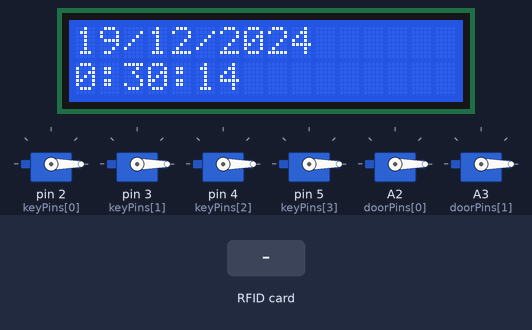
Simulated run of this sketch. Board: Arduino Uno, built with avr-gcc and run on an emulated ATmega328P. On the bench: 16×2 character LCD, 6 × servo. Inputs (shaded band) come from the test bench. The local clock reads 2024-03-15 10:24:30 at power-on unless the sketch sets it; EEPROM starts erased; what the sketch prints to the serial monitor is not drawn.

Above: at 1.3 s.
1.4 s: RFID card DE 96 37 03 held to the reader
At 3.2 s:
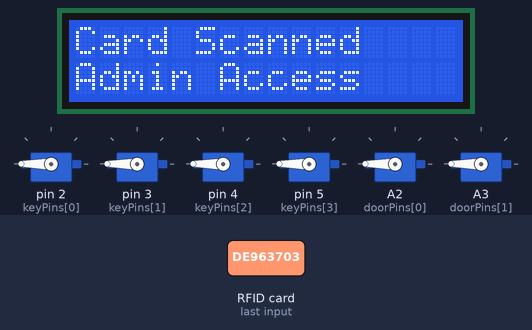
At 7.6 s:
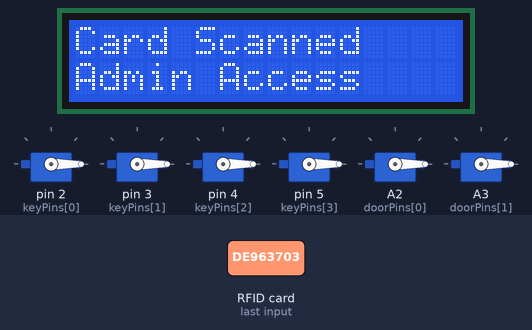
7.7 s: RFID card 3D 27 BB 02 held to the reader
At 11.2 s:
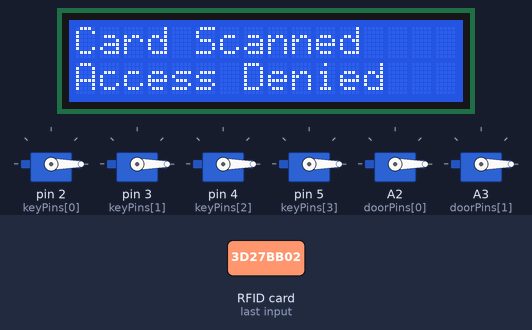
11.7 s: RFID card 5E 7A 19 C4 held to the reader
Timing chart, 0 to 14.7 s (numbered marks = the images above; inputs shaded):
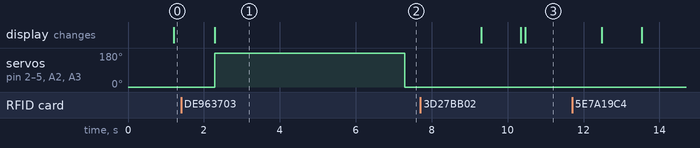

Measured:
- after the input at 1.4 s, servo on pin 2 (keyPins[0]), servo on pin 3 (keyPins[1]), servo on pin 4 (keyPins[2]), servo on pin 5 (keyPins[3]), servo on A2 (doorPins[0]), servo on A3 (doorPins[1]): 0° → 180° after 0.89 s, → 0° 5.0 s later; the display: changes after 0.89 s (image 1)
- after the input at 7.7 s, the display: first differs from a run without the input after 2.6 s (image 3 shows a later state)

The sketch:

sketch_dec19a.ino
```cpp
#include <virtuabotixRTC.h>
#include <LiquidCrystal_I2C.h>
#include <MFRC522.h>
#include <Servo.h>
#include <EEPROM.h>

#define I2C_ADDR 0x27 //LCD i2c stuff
#define BACKLIGHT_PIN 3
#define En_pin 2
#define Rw_pin 1
#define Rs_pin 0
#define D4_pin 4
#define D5_pin 5
#define D6_pin 6
#define D7_pin 7

#define RST_PIN 9
#define SS_PIN 10

LiquidCrystal_I2C lcd(I2C_ADDR, 16, 2); // Assuming you have a 16x2 LCD
virtuabotixRTC myRTC(6, 7, 8);
MFRC522 rfid(SS_PIN, RST_PIN);

Servo key1;
Servo key2;
Servo key3;
Servo key4;
Servo door1;
Servo door2;

int keyPins[] = {2, 3, 4, 5};
int doorPins[] = {A2, A3};

byte superAdminUID[] = {0xDE, 0x96, 0x37, 0x03};
byte teacherUID[] = {0x3D, 0x27, 0xBB, 0x02};

const int SCHEDULE_START_ADDR = 0;
const int SCHEDULE_SIZE = 7; // 7 days in a week

byte teacherSchedule[SCHEDULE_SIZE];


void setup() {
  Serial.begin(9600);
  SPI.begin();
  rfid.PCD_Init();

  lcd.begin (16,2);
  lcd.setBacklight(true);
  lcd.setBacklight(HIGH);
  lcd.home ();
  myRTC.setDS1302Time(13, 30, 0, 0, 19, 12, 2024);

  key1.attach(keyPins[0]);
  key2.attach(keyPins[1]);
  key3.attach(keyPins[2]);
  key4.attach(keyPins[3]);
  door1.attach(doorPins[0]);
  door2.attach(doorPins[1]);

  for (int i = 0; i < SCHEDULE_SIZE; i++) {
    teacherSchedule[i] = 0; // Initialize all days to off (0)
  }
  teacherSchedule[1] = 0; // Monday (off)
  teacherSchedule[2] = 1; // Tuesday (on)
  teacherSchedule[3] = 0; // Wednesday (off)
  teacherSchedule[4] = 1; // Thursday (on)
  teacherSchedule[5] = 0; // Friday (off)
  teacherSchedule[6] = 1; // Saturday (on)

  // Write initial schedule to EEPROM
  writeTeacherScheduleToEEPROM();

  lockAll();
}

void loop() {
  lcd.clear();
  myRTC.updateTime();
  lcd.setCursor(0,0);
  lcd.print(myRTC.dayofmonth);
  lcd.print("/");
  lcd.print(myRTC.month);
  lcd.print("/");
  lcd.print(myRTC.year);
  lcd.setCursor(0,1);
  lcd.print(myRTC.hours);
  lcd.print(":");
  lcd.print(myRTC.minutes);
  lcd.print(":");
  lcd.print(myRTC.seconds);

  if (rfid.PICC_IsNewCardPresent() && rfid.PICC_ReadCardSerial()) {
    lcd.clear();
    lcd.print("Card Scanned");

    if (checkUID(rfid.uid.uidByte, superAdminUID)) {
      lcd.setCursor(0, 1);
      lcd.print("Admin Access");
      superAdminControl();
    } else if (checkUID(rfid.uid.uidByte, teacherUID) && checkTeacherSchedule()) {
      lcd.setCursor(0, 1);
      lcd.print("Teacher Access");
      teacherControl();
    } else {
      lcd.setCursor(0, 1);
      lcd.print("Access Denied");
    }
    delay(2000);
    lcd.clear();
    lcd.print("System Ready");
    rfid.PICC_HaltA();
  }

  delay(1000);
}

void lockAll() {
  key1.write(0);
  key2.write(0);
  key3.write(0);
  key4.write(0);
  door1.write(0);
  door2.write(0);
}

void superAdminControl() {
  Serial.println("Super Admin Access Granted");
  key1.write(180);
  key2.write(180);
  key3.write(180);
  key4.write(180);
  door1.write(180);
  door2.write(180);
  delay(5000);
  lockAll();
}

void teacherControl() {
  Serial.println("Teacher Access Granted");
  door1.write(180);
  door2.write(180);
  delay(5000);
  door1.write(0);
  door2.write(0);
}

bool checkUID(byte *cardUID, byte *validUID) {
  for (byte i = 0; i < 4; i++) {
    if (cardUID[i] != validUID[i]) return false;
  }
  return true;
}

bool checkTeacherSchedule() {
  int currentDay = myRTC.dayofweek;
  Serial.print("Current day: ");
  Serial.println(currentDay);

  for (int i = 0; i < sizeof(teacherSchedule) / sizeof(teacherSchedule[0]); i++) {
    Serial.print("Schedule for day ");
    Serial.print(i);
    Serial.print(": ");
    Serial.println(teacherSchedule[i]);
    if (currentDay == teacherSchedule[i]) {
      return true;
    }
  }
  return false;
}
void writeTeacherScheduleToEEPROM() {
  for (int i = 0; i < SCHEDULE_SIZE; i++) {
    EEPROM.write(SCHEDULE_START_ADDR + i, teacherSchedule[i]);
  }
}

void loadTeacherSchedule() {
  for (int i = 0; i < SCHEDULE_SIZE; i++) {
    teacherSchedule[i] = EEPROM.read(SCHEDULE_START_ADDR + i);
  }
}
```
